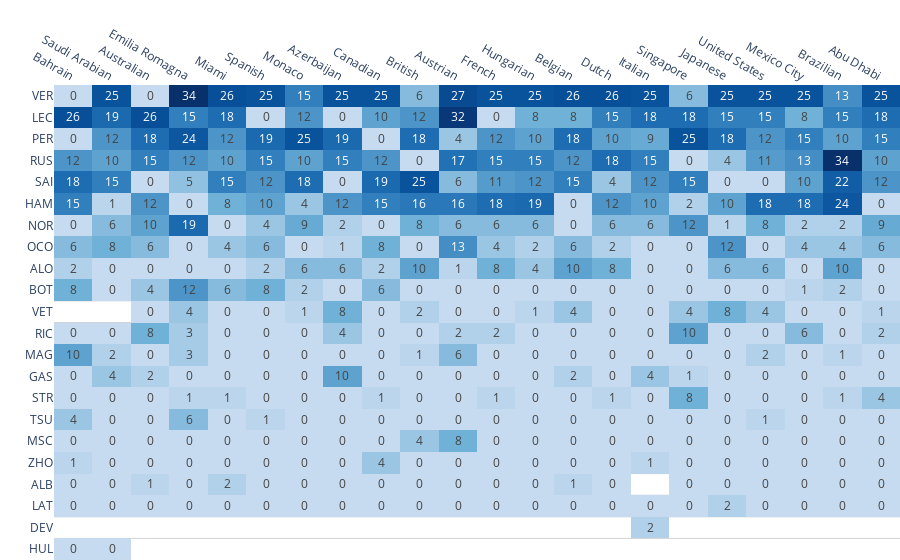

Notebook cell for this chart:
### Code cell
import plotly.express as px
from plotly.io import show

fig = px.imshow(
    results,
    text_auto=True,
    aspect='auto',  # Automatically adjust the aspect ratio
    color_continuous_scale=[[0,    'rgb(198, 219, 239)'],  # Blue scale
                            [0.25, 'rgb(107, 174, 214)'],
                            [0.5,  'rgb(33,  113, 181)'],
                            [0.75, 'rgb(8,   81,  156)'],
                            [1,    'rgb(8,   48,  107)']],
    labels={'x': 'Race',
            'y': 'Driver',
            'color': 'Points'}       # Change hover texts
)
fig.update_xaxes(title_text='')      # Remove axis titles
fig.update_yaxes(title_text='')
fig.update_yaxes(tickmode='linear')  # Show all ticks, i.e. driver names
fig.update_yaxes(showgrid=True, gridwidth=1, gridcolor='LightGrey',
                 showline=False,
                 tickson='boundaries')              # Show horizontal grid only
fig.update_xaxes(showgrid=False, showline=False)    # And remove vertical grid
fig.update_layout(plot_bgcolor='rgba(0,0,0,0)')     # White background
fig.update_layout(coloraxis_showscale=False)        # Remove legend
fig.update_layout(xaxis=dict(side='top'))           # x-axis on top
fig.update_layout(margin=dict(l=0, r=0, b=0, t=0))  # Remove border margins
fig
show(fig)

### Figure 1 — Plotly figure (JSON) as saved in the notebook; plotly's stock layout.template omitted (floating-point values rounded to 4 significant figures; data arrays with more than 128 entries replaced by an {"elided": "..."} marker saying what was removed)
{"data": [{"coloraxis": "coloraxis", "hovertemplate": "Race: %{x}<br>Driver: %{y}<br>Points: %{z}<extra></extra>", "name": "0", "texttemplate": "%{z}", "type": "heatmap", "x": ["Bahrain", "Saudi Arabian", "Australian", "Emilia Romagna", "Miami", "Spanish", "Monaco", "Azerbaijan", "Canadian", "British", "Austrian", "French", "Hungarian", "Belgian", "Dutch", "Italian", "Singapore", "Japanese", "United States", "Mexico City", "Brazilian", "Abu Dhabi"], "xaxis": "x", "y": ["VER", "LEC", "PER", "RUS", "SAI", "HAM", "NOR", "OCO", "ALO", "BOT", "VET", "RIC", "MAG", "GAS", "STR", "TSU", "MSC", "ZHO", "ALB", "LAT", "DEV", "HUL"], "yaxis": "y", "z": {"elided": "22x22 int values"}}], "layout": {"coloraxis": {"colorbar": {"title": {"text": "Points"}}, "colorscale": [[0, "rgb(198, 219, 239)"], [0.25, "rgb(107, 174, 214)"], [0.5, "rgb(33,  113, 181)"], [0.75, "rgb(8,   81,  156)"], [1, "rgb(8,   48,  107)"]], "showscale": false}, "margin": {"b": 0, "l": 0, "r": 0, "t": 0}, "plot_bgcolor": "rgba(0,0,0,0)", "xaxis": {"anchor": "y", "domain": [0, 1], "showgrid": false, "showline": false, "side": "top", "title": {"text": ""}}, "yaxis": {"anchor": "x", "autorange": "reversed", "domain": [0, 1], "gridcolor": "LightGrey", "gridwidth": 1, "showgrid": true, "showline": false, "tickmode": "linear", "tickson": "boundaries", "title": {"text": ""}}}}
